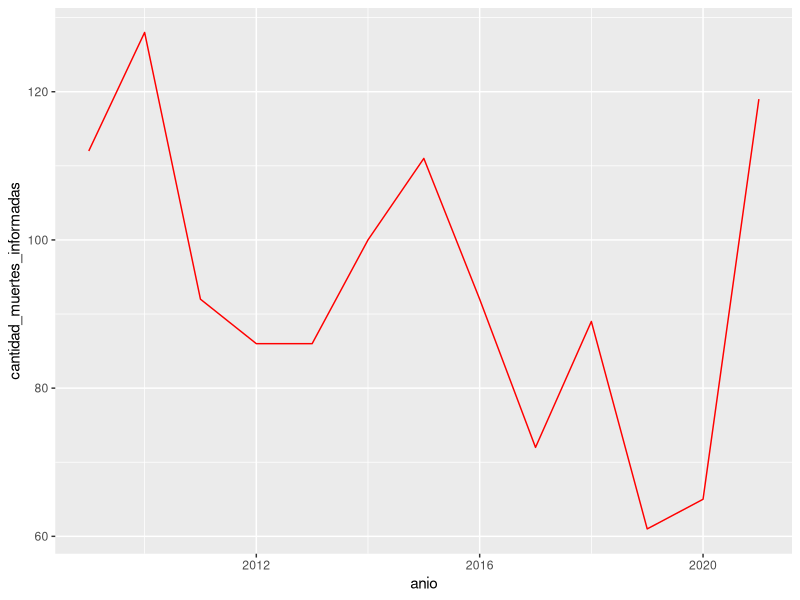
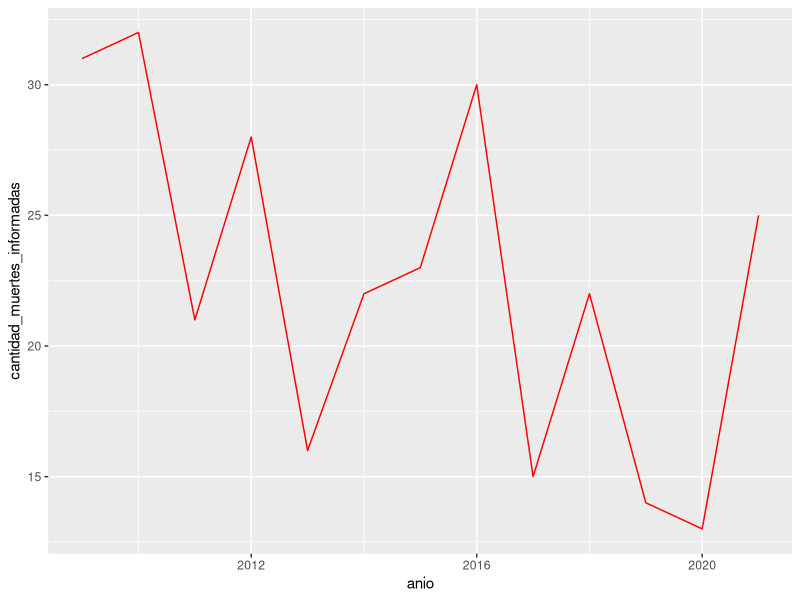
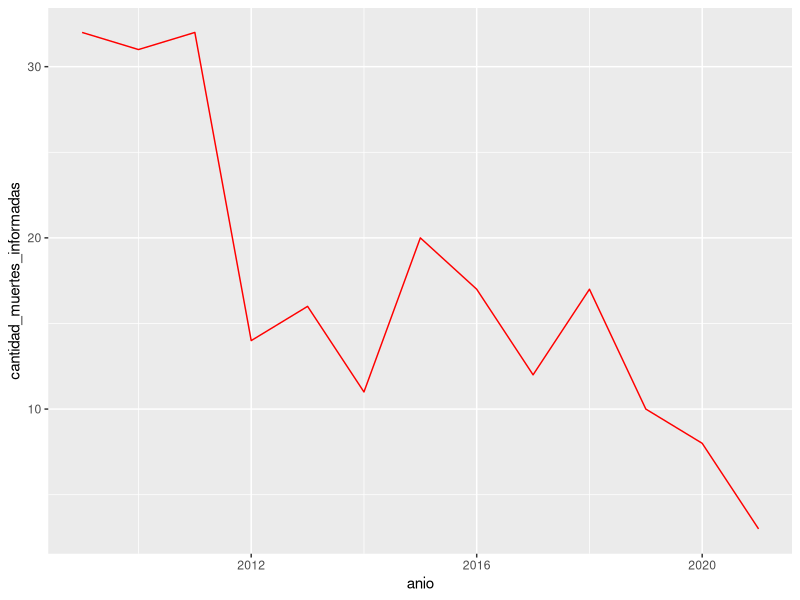
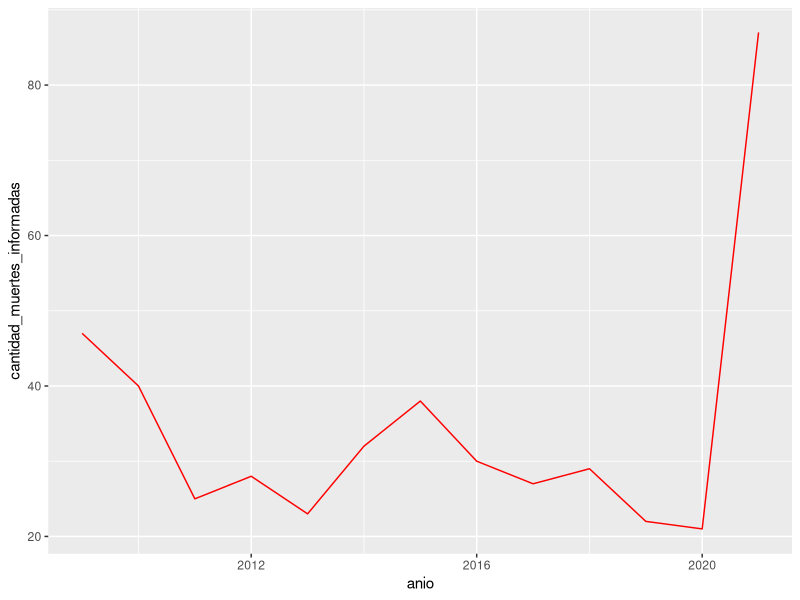
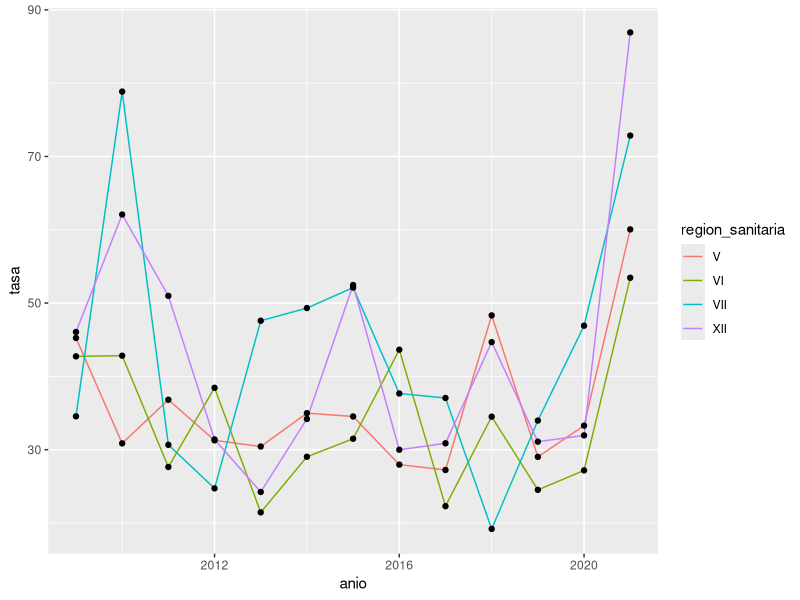
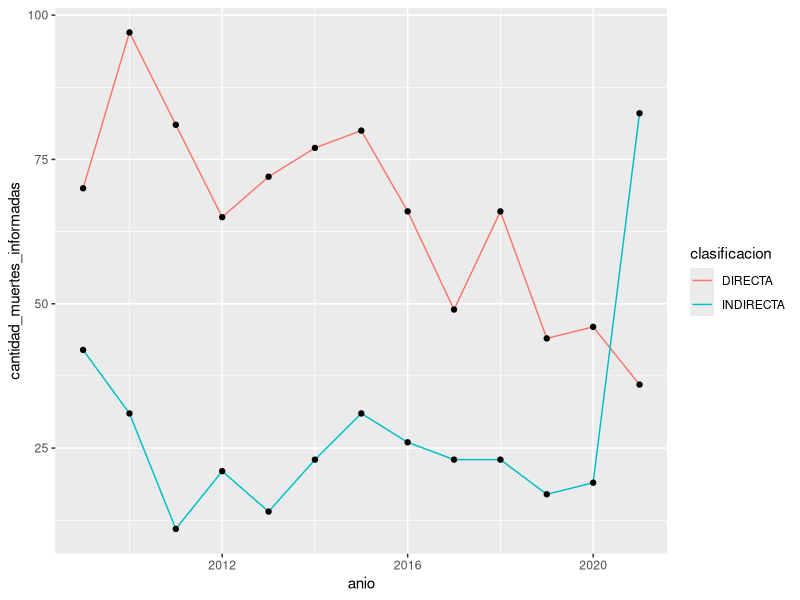

The R script that drew these images, in order:
## ---- chunk 1
knitr::opts_chunk$set(echo = TRUE)
library(readxl)
library(dplyr)
library(tidyr)
library(ggplot2)
library(knitr)

## ---- chunk 2
defunciones_maternas_2009_2021 <- read_excel("datos/defunciones-maternas-2009-2021.xlsx")

## ---- chunk 3
defunciones_maternas_2009_2021 |>
  head()
## ---- chunk 4
str(defunciones_maternas_2009_2021)
## ---- chunk 5
defunciones_maternas_2009_2021|>
  select(anio, cantidad)|>
  summary()

## ---- chunk 6
defunciones_maternas_2009_2021 %>%
  select(anio, cantidad) %>%
  group_by(anio) %>%
  summarise(cantidad_muertes_informadas = sum(cantidad))
## ---- chunk 7
defunciones_maternas_2009_2021 %>%
  select(anio, cantidad) %>%
  group_by(anio) %>%
  summarise(cantidad_muertes_informadas = sum(cantidad)) %>%
  ggplot(aes(anio, cantidad_muertes_informadas)) +
  geom_line (color = "red")
## ---- chunk 8
defunciones_maternas_2009_2021 %>%
  filter(`region_sanitaria `== "VI") %>%
  select(anio, cantidad) %>%
  group_by(anio) %>%
  summarise(cantidad_muertes_informadas = sum(cantidad))
## ---- chunk 9
defunciones_maternas_2009_2021 %>%
  filter(`region_sanitaria `== "VI") %>%
  select(anio, cantidad) %>%
  group_by(anio) %>%
  summarise(cantidad_muertes_informadas = sum(cantidad)) %>% 
  ggplot(aes(anio, cantidad_muertes_informadas)) +
  geom_line (color = "red")
## ---- chunk 10
defunciones_maternas_2009_2021 %>%
  filter(clasificacion == "DIRECTA") %>%
  select(CIE10_descripcion, cantidad) %>%
  group_by(CIE10_descripcion) %>%
  summarise(cantidad_muertes_informadas = sum(cantidad)) %>%
  arrange(desc(cantidad_muertes_informadas))
  
## ---- chunk 11
defunciones_maternas_2009_2021 %>%
  filter(`region_sanitaria `== "VI", clasificacion == "DIRECTA") %>%
  select(CIE10_descripcion, cantidad) %>%
  group_by(CIE10_descripcion) %>%
  summarise(cantidad_muertes_informadas = sum(cantidad)) %>%
  arrange(desc(cantidad_muertes_informadas))
  
## ---- chunk 12
defunciones_maternas_2009_2021 %>%
  filter(CIE10_descripcion == "EMBARAZO TERMINADO EN ABORTO (O00 - O08)") %>%
  group_by(anio) %>%
  summarise(cantidad_muertes_informadas = sum(cantidad)) %>% 
  ggplot(aes(anio, cantidad_muertes_informadas)) +
  geom_line (color = "red")
## ---- chunk 13
defunciones_maternas_2009_2021 %>%
  filter(CIE10_descripcion == "OTRAS AFECCIONES OBSTETRICAS NO CLASIFICADAS EN OTRA PARTE (O95 - O99)") %>%
  group_by(anio) %>%
  summarise(cantidad_muertes_informadas = sum(cantidad)) %>% 
  ggplot(aes(anio, cantidad_muertes_informadas)) +
  geom_line (color = "red")
## ---- chunk 14
tabla_regio_an <-defunciones_maternas_2009_2021 %>%
  group_by(anio,`region_sanitaria `) %>% 
  summarise(cantidad_muertes_informadas = sum(cantidad)) %>%
  pivot_wider(names_from = `region_sanitaria `,
              values_from = cantidad_muertes_informadas,
              values_fill = 0) %>% 
  select(c(V, VI, VII, XII)) %>% 
  print()

## ---- chunk 15
nacidos_vivos_regiones_PBA <- read_excel("datos/nacidos_vivos_regiones_PBA.xlsx")
print(nacidos_vivos_regiones_PBA)
## ---- chunk 16
nacidos_vivos_regiones_PBA <- read_excel("datos/nacidos_vivos_regiones_PBA.xlsx") |> 
  pivot_longer(cols = -anio, names_to = "region_sanitaria", values_to = "nacidos_vivos") %>%
  print()
## ---- chunk 17
defunciones_maternas_2009_2021 %>%
  group_by(anio, region_sanitaria = `region_sanitaria ` ) %>% 
  summarise(cantidad_muertes_informadas = sum(cantidad)) |> 
  left_join(nacidos_vivos_regiones_PBA) |> 
  mutate(tasa = round(
    (cantidad_muertes_informadas/nacidos_vivos)*100000, 2)) %>% 
  select(anio, region_sanitaria, tasa) %>% 
  filter(region_sanitaria %in% c("V", "VI", "VII", "XII")) %>% 
  pivot_wider(names_from = region_sanitaria, 
              values_from = tasa)
  
## ---- chunk 18
defunciones_maternas_2009_2021 %>%
  group_by(anio, region_sanitaria = `region_sanitaria ` ) %>% 
  summarise(cantidad_muertes_informadas = sum(cantidad)) |> 
  left_join(nacidos_vivos_regiones_PBA) |> 
  mutate(tasa = round(
    (cantidad_muertes_informadas/nacidos_vivos)*100000, 2)) %>%
  select(anio, region_sanitaria, tasa) %>% 
  filter(region_sanitaria %in% c("V", "VI", "VII", "XII")) %>%
  ggplot(aes(anio, tasa))+
  geom_line(aes(color= region_sanitaria))+
  geom_point()


## ---- chunk 19
tabla_anio_cla <- defunciones_maternas_2009_2021 %>%
  group_by(anio, clasificacion) %>%
  summarise(cantidad_muertes_informadas = sum(cantidad)) %>% 
  pivot_wider(names_from = clasificacion,
              values_from = cantidad_muertes_informadas,
              values_fill = 0) %>%
  print()

## ---- chunk 20
defunciones_maternas_2009_2021 %>% 
  group_by(anio, clasificacion) %>%
  summarise(cantidad_muertes_informadas = sum(cantidad)) %>%
  ggplot(aes(anio, cantidad_muertes_informadas))+
  geom_line(aes(color= clasificacion))+
  geom_point()
  
## ---- chunk 21
defunciones_maternas_2009_2021 %>%
  group_by(anio, CIE10_descripcion) %>%
  summarise(cantidad_muertes_informadas = sum(cantidad)) %>% 
  pivot_wider(names_from = anio,
              values_from = cantidad_muertes_informadas,
              values_fill = 0)

  
